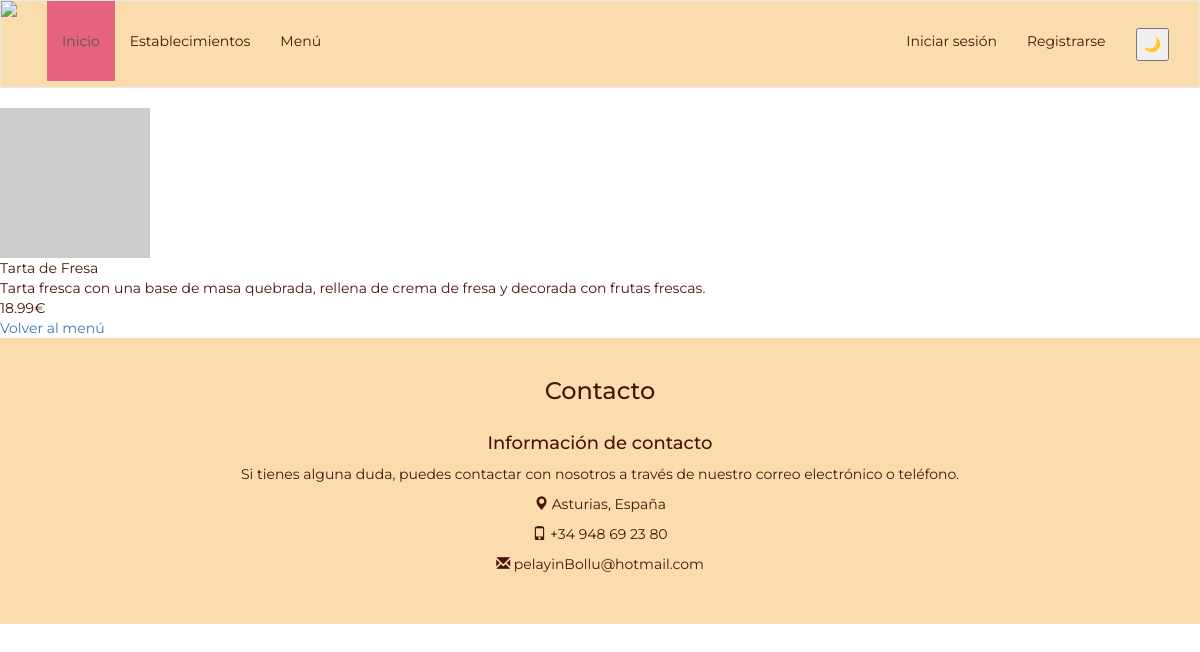
Page /pagina_destino.php?id=4 on the committed database.
### tables this page shows
CREATE TABLE `productos` (
  `id` int NOT NULL AUTO_INCREMENT,
  `nombre` varchar(45) DEFAULT NULL,
  `descripcion` varchar(255) DEFAULT NULL,
  `precio` decimal(4,2) DEFAULT NULL,
  `categorias_id` int NOT NULL,
  `imagen` longblob,
  PRIMARY KEY (`id`),
  KEY `fk_Productos_Categorias_idx` (`categorias_id`),
  CONSTRAINT `fk_Productos_Categorias` FOREIGN KEY (`categorias_id`) REFERENCES `categorias` (`id`)
);

### pagina_destino.php (the view, shortened to what this page needs)
<?php
include 'includes/templates/header.php';
$bd = conectarDB();
if (isset($_GET['id'])) {
    $idProducto = $_GET['id'];
    $consulta = $bd->prepare("SELECT id, nombre, descripcion, precio, imagen FROM productos WHERE id = ?");
    $consulta->bind_param("i", $idProducto);
    $consulta->execute();
    $resultado = $consulta->get_result();
    $producto = $resultado->fetch_assoc();
    if ($producto) {
        ?>
        <body>
            <div class="producto-destino">
                <?php
                if (!empty($producto['imagen'])) {
                    echo "<div class='celda-imagen-destino'><img class='imagen-producto-destino' src='../imagenes/" . $producto['imagen'] . "'></div>";
                } else {
                    echo "<div class='celda-imagen'-destino><img class='imagen-producto-destino' src='https://via.placeholder.com/150'></div>";
                }
                ?>
                <div class="celda-nombre-destino">
                    <?= isset($producto['nombre']) ? $producto['nombre'] : '' ?>
                </div>
                <div class="celda-descripcion-destino">
                    <?= isset($producto['descripcion']) ? $producto['descripcion'] : '' ?>
                </div>
                <div class="celda-precio-destino">
                    <?= isset($producto['precio']) ? $producto['precio'] : '' ?>€
                </div>
                <div>
                    <a href="menu.php">Volver al menú</a>
                </div>
            </div>
        </body>
        <?php
    } else {
        echo "Producto no encontrado";
    }
} else {
    echo "ID de producto no proporcionado";
}
include 'includes/templates/footer.php';
?>

### styles/index.css (style rules this page uses)
* { box-sizing: border-box; }
body { font-family: 'Montserrat', sans-serif; background-image: url("https://res.cloudinary.com/dbqqjaqqa/image/upload/v1490097089/bg_ftta6d.png"); color: #49130c; }

### rows in the picture
productos: nombre "Tarta de Fresa", descripcion "Tarta fresca con una base de masa quebrada, rellena de crema de fresa y decorada con frutas frescas.", precio "18.99"
